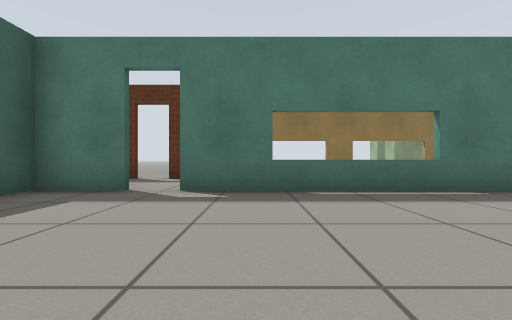
View 1 (above)

17 first-person views from a walk through a robot-simulator world made for Gazebo. The camera is 0.5 m above the floor, looks level and sees 90° across. The floor is counted in squares, 1 m on a side. Each view is taken from the middle of a square. On the plan, view 1 faces up. The plan holds only what a view shows up to about 9 squares ahead; the rest is blank. Gazebo's built-in surfaces are drawn with simple patterns.

View 2
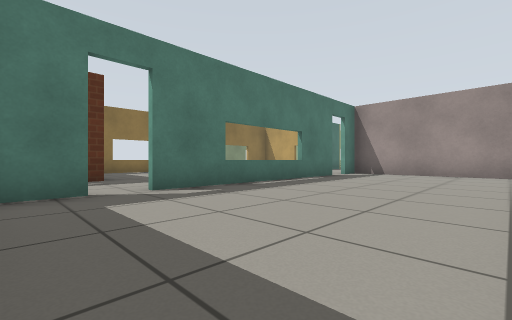

View 3
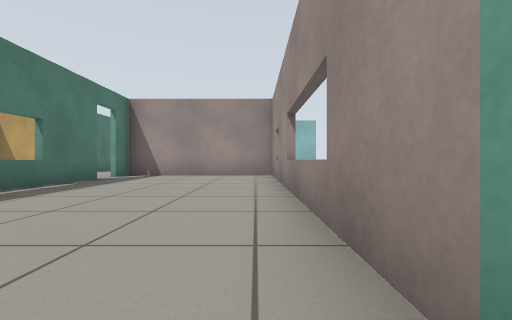

View 4
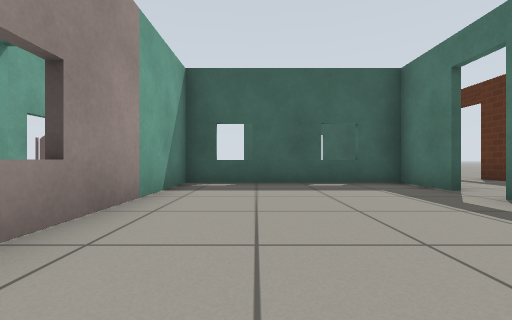

View 5
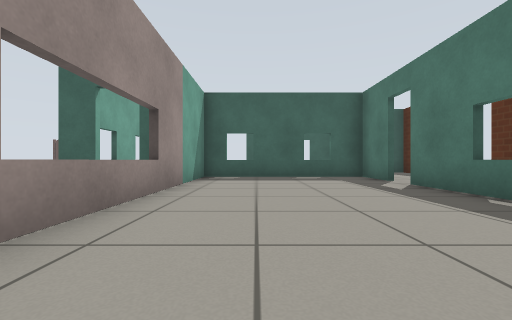

View 6
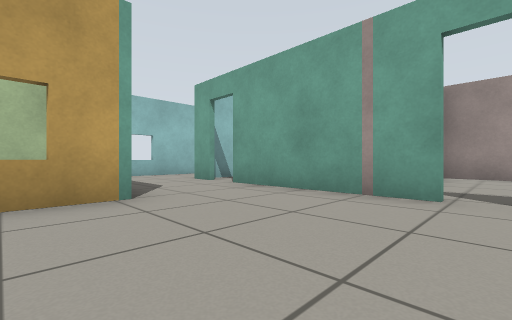

View 7
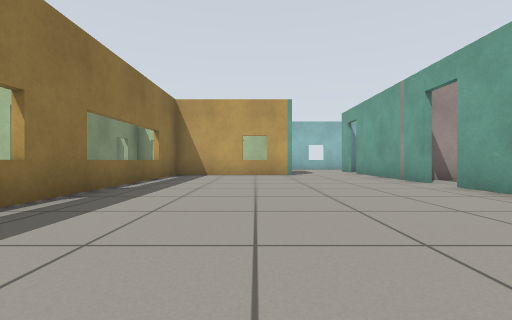

View 8
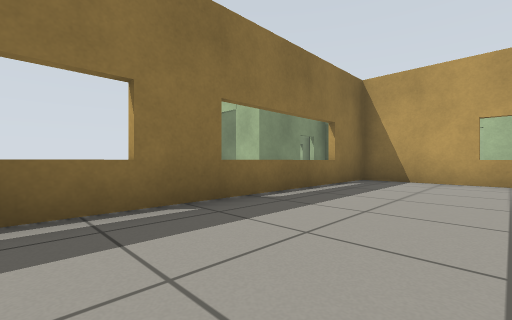

View 9
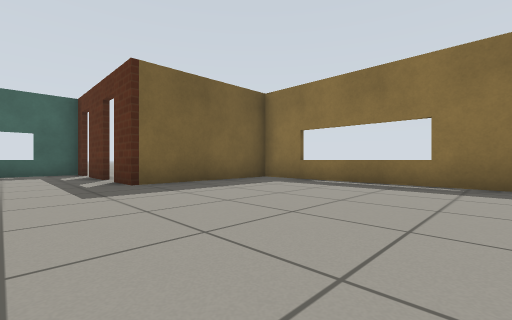

View 10
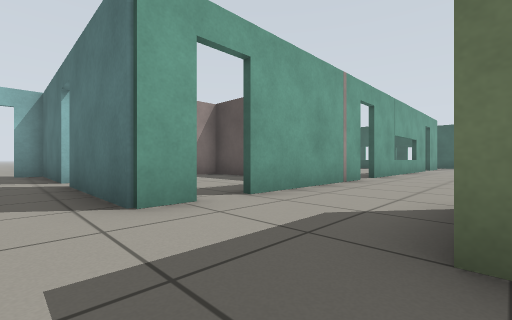

View 11
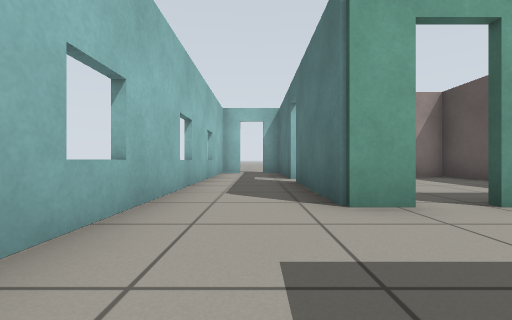

View 12
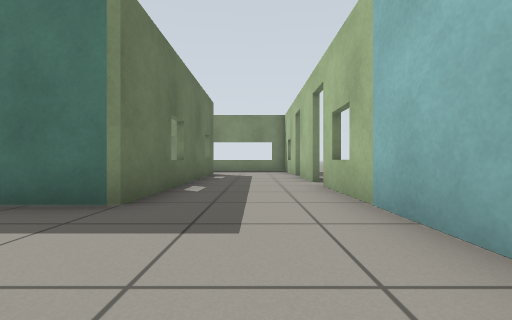

View 13
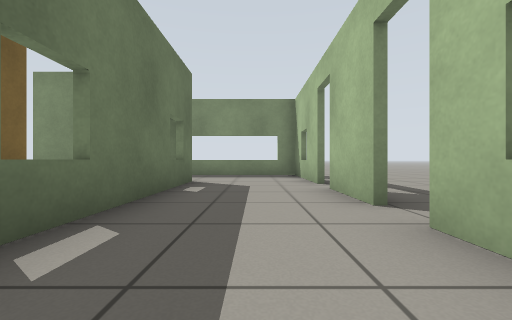

View 14
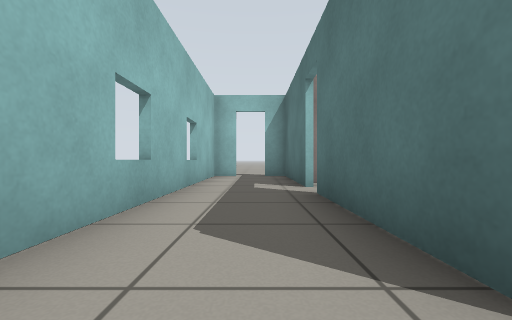

View 15
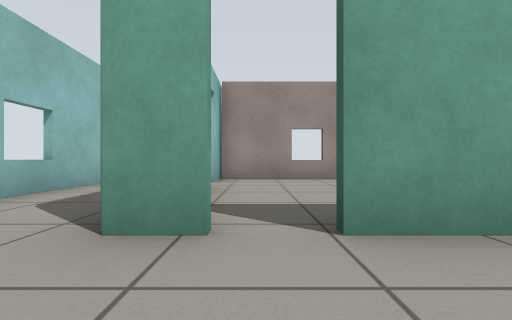

View 16
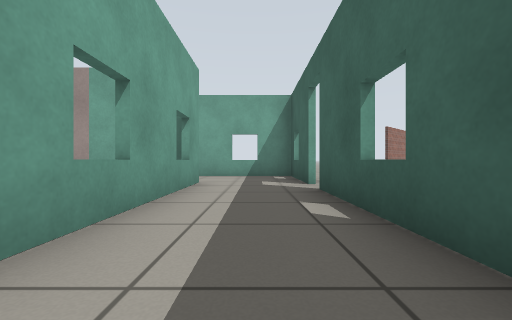

View 17
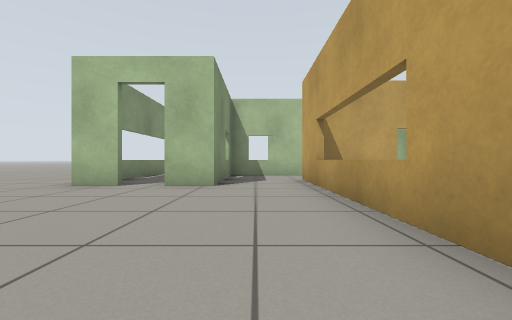

### Floor plan
Ten units are one square. View 1 is at (0, 0); x grows to the right and y downward. Boxes are objects, and circles mark ways between rooms. Rooms are numbered by the first view taken in them; rooms with no view inside come last. Other rooms are left out.
<svg viewBox="-66 -161 204 206">
<path fill="none" stroke="#000" d="M-21 -42 -36 -42 -36 5 64 5 64 -42 55 -42M48 -42 -12 -42M55 -43 95 -43M84 -67 84 -107 -13 -107 -13 -68 -24 -68M20 -43 48 -43M103 -43 111 -43 111 -11M-31 -68 -46 -68M105 -130 105 -68 91 -68M133 -97 133 -115M111 -4 111 29 118 29M-61 -68 -61 -46M133 29 133 -90M-13 23 -13 31M31 -108 66 -108M69 -128 69 -139M69 -146 69 -156M109 -30 109 -38M65 -10 65 5 109 5M109 10 109 -4M-61 3 -61 29 -20 29M-37 6 -37 -38M-61 -46 -61 -6M133 -124 133 -154 85 -154M94 -128 69 -128M66 -108 86 -108 86 -104M104 -116 104 -128"/>
<circle cx="-15" cy="-40" r="3" fill="#2a7"/>
<circle cx="50" cy="-40" r="3" fill="#2a7"/>
<circle cx="-30" cy="-70" r="3" fill="#2a7"/>
<circle cx="-50" cy="-70" r="3" fill="#2a7"/>
<circle cx="120" cy="30" r="3" fill="#2a7"/>
<circle cx="130" cy="-120" r="3" fill="#2a7"/>
<circle cx="130" cy="-95" r="3" fill="#2a7"/>
<circle cx="100" cy="-40" r="3" fill="#2a7"/>
<circle cx="110" cy="-5" r="3" fill="#2a7"/>
<circle cx="-50" cy="-40" r="3" fill="#2a7"/>
<circle cx="120" cy="-120" r="3" fill="#2a7"/>
<circle cx="-10" cy="20" r="3" fill="#2a7"/>
<circle cx="-60" cy="0" r="3" fill="#2a7"/>
<circle cx="70" cy="-140" r="3" fill="#2a7"/>
<circle cx="60" cy="-120" r="3" fill="#2a7"/>
<text x="10" y="-20">1</text>
<text x="50" y="-70">2</text>
<text x="-60" y="40">3</text>
<text x="90" y="-20">4</text>
<text x="-50" y="0">5</text>
<text x="100" y="-140">6</text>
<text x="80" y="-120">7</text>
</svg>
Room 1 opens to room 2. Room 2 opens to room 3. Room 2 opens to room 4. Room 2 opens to room 5. Room 2 opens to room 6. Room 3 opens to room 5. Room 3 opens to room 6. Room 3 opens to room 7.

Where each view was taken, in squares from view 1:
view 1: 0 up, 0 right, facing up
view 2: 0 up, 3 left, facing up-right
view 3: 0 up, 2 left, facing right
view 4: 1 up, 2 right, facing left
view 5: 1 up, 4 right, facing left
view 6: 8 up, 5 right, facing down-right
view 7: 8 up, 0 right, facing right
view 8: 8 up, 2 right, facing up-right
view 9: 5 up, 4 right, facing up-left
view 10: 7 up, 12 right, facing down-left
view 11: 7 up, 12 right, facing down
view 12: 4 up, 12 right, facing up
view 13: 7 up, 12 right, facing up
view 14: 5 up, 12 right, facing down
view 15: 6 up, 10 right, facing down
view 16: 5 up, 5 left, facing down
view 17: 12 up, 2 right, facing right
